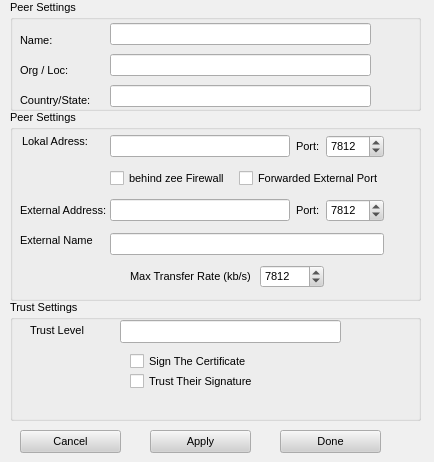
<ui version="4.0" >
 <class>ConfCertDialog</class>
 <widget class="QWidget" name="ConfCertDialog" >
  <property name="geometry" >
   <rect>
    <x>0</x>
    <y>0</y>
    <width>434</width>
    <height>462</height>
   </rect>
  </property>
  <property name="sizePolicy" >
   <sizepolicy>
    <hsizetype>7</hsizetype>
    <vsizetype>7</vsizetype>
    <horstretch>0</horstretch>
    <verstretch>0</verstretch>
   </sizepolicy>
  </property>
  <property name="palette" >
   <palette>
    <active>
     <colorrole role="WindowText" >
      <brush brushstyle="SolidPattern" >
       <color alpha="255" >
        <red>0</red>
        <green>0</green>
        <blue>0</blue>
       </color>
      </brush>
     </colorrole>
     <colorrole role="Button" >
      <brush brushstyle="SolidPattern" >
       <color alpha="255" >
        <red>208</red>
        <green>208</green>
        <blue>208</blue>
       </color>
      </brush>
     </colorrole>
     <colorrole role="Light" >
      <brush brushstyle="SolidPattern" >
       <color alpha="255" >
        <red>255</red>
        <green>255</green>
        <blue>255</blue>
       </color>
      </brush>
     </colorrole>
     <colorrole role="Midlight" >
      <brush brushstyle="SolidPattern" >
       <color alpha="255" >
        <red>247</red>
        <green>247</green>
        <blue>247</blue>
       </color>
      </brush>
     </colorrole>
     <colorrole role="Dark" >
      <brush brushstyle="SolidPattern" >
       <color alpha="255" >
        <red>104</red>
        <green>104</green>
        <blue>104</blue>
       </color>
      </brush>
     </colorrole>
     <colorrole role="Mid" >
      <brush brushstyle="SolidPattern" >
       <color alpha="255" >
        <red>139</red>
        <green>139</green>
        <blue>139</blue>
       </color>
      </brush>
     </colorrole>
     <colorrole role="Text" >
      <brush brushstyle="SolidPattern" >
       <color alpha="255" >
        <red>0</red>
        <green>0</green>
        <blue>0</blue>
       </color>
      </brush>
     </colorrole>
     <colorrole role="BrightText" >
      <brush brushstyle="SolidPattern" >
       <color alpha="255" >
        <red>255</red>
        <green>255</green>
        <blue>255</blue>
       </color>
      </brush>
     </colorrole>
     <colorrole role="ButtonText" >
      <brush brushstyle="SolidPattern" >
       <color alpha="255" >
        <red>0</red>
        <green>0</green>
        <blue>0</blue>
       </color>
      </brush>
     </colorrole>
     <colorrole role="Base" >
      <brush brushstyle="SolidPattern" >
       <color alpha="255" >
        <red>255</red>
        <green>255</green>
        <blue>255</blue>
       </color>
      </brush>
     </colorrole>
     <colorrole role="Window" >
      <brush brushstyle="SolidPattern" >
       <color alpha="255" >
        <red>240</red>
        <green>240</green>
        <blue>240</blue>
       </color>
      </brush>
     </colorrole>
     <colorrole role="Shadow" >
      <brush brushstyle="SolidPattern" >
       <color alpha="255" >
        <red>0</red>
        <green>0</green>
        <blue>0</blue>
       </color>
      </brush>
     </colorrole>
     <colorrole role="Highlight" >
      <brush brushstyle="SolidPattern" >
       <color alpha="255" >
        <red>0</red>
        <green>0</green>
        <blue>128</blue>
       </color>
      </brush>
     </colorrole>
     <colorrole role="HighlightedText" >
      <brush brushstyle="SolidPattern" >
       <color alpha="255" >
        <red>255</red>
        <green>255</green>
        <blue>255</blue>
       </color>
      </brush>
     </colorrole>
     <colorrole role="Link" >
      <brush brushstyle="SolidPattern" >
       <color alpha="255" >
        <red>0</red>
        <green>0</green>
        <blue>255</blue>
       </color>
      </brush>
     </colorrole>
     <colorrole role="LinkVisited" >
      <brush brushstyle="SolidPattern" >
       <color alpha="255" >
        <red>255</red>
        <green>0</green>
        <blue>255</blue>
       </color>
      </brush>
     </colorrole>
     <colorrole role="AlternateBase" >
      <brush brushstyle="SolidPattern" >
       <color alpha="255" >
        <red>231</red>
        <green>231</green>
        <blue>231</blue>
       </color>
      </brush>
     </colorrole>
    </active>
    <inactive>
     <colorrole role="WindowText" >
      <brush brushstyle="SolidPattern" >
       <color alpha="255" >
        <red>0</red>
        <green>0</green>
        <blue>0</blue>
       </color>
      </brush>
     </colorrole>
     <colorrole role="Button" >
      <brush brushstyle="SolidPattern" >
       <color alpha="255" >
        <red>208</red>
        <green>208</green>
        <blue>208</blue>
       </color>
      </brush>
     </colorrole>
     <colorrole role="Light" >
      <brush brushstyle="SolidPattern" >
       <color alpha="255" >
        <red>255</red>
        <green>255</green>
        <blue>255</blue>
       </color>
      </brush>
     </colorrole>
     <colorrole role="Midlight" >
      <brush brushstyle="SolidPattern" >
       <color alpha="255" >
        <red>247</red>
        <green>247</green>
        <blue>247</blue>
       </color>
      </brush>
     </colorrole>
     <colorrole role="Dark" >
      <brush brushstyle="SolidPattern" >
       <color alpha="255" >
        <red>104</red>
        <green>104</green>
        <blue>104</blue>
       </color>
      </brush>
     </colorrole>
     <colorrole role="Mid" >
      <brush brushstyle="SolidPattern" >
       <color alpha="255" >
        <red>139</red>
        <green>139</green>
        <blue>139</blue>
       </color>
      </brush>
     </colorrole>
     <colorrole role="Text" >
      <brush brushstyle="SolidPattern" >
       <color alpha="255" >
        <red>0</red>
        <green>0</green>
        <blue>0</blue>
       </color>
      </brush>
     </colorrole>
     <colorrole role="BrightText" >
      <brush brushstyle="SolidPattern" >
       <color alpha="255" >
        <red>255</red>
        <green>255</green>
        <blue>255</blue>
       </color>
      </brush>
     </colorrole>
     <colorrole role="ButtonText" >
      <brush brushstyle="SolidPattern" >
       <color alpha="255" >
        <red>0</red>
        <green>0</green>
        <blue>0</blue>
       </color>
      </brush>
     </colorrole>
     <colorrole role="Base" >
      <brush brushstyle="SolidPattern" >
       <color alpha="255" >
        <red>255</red>
        <green>255</green>
        <blue>255</blue>
       </color>
      </brush>
     </colorrole>
     <colorrole role="Window" >
      <brush brushstyle="SolidPattern" >
       <color alpha="255" >
        <red>240</red>
        <green>240</green>
        <blue>240</blue>
       </color>
      </brush>
     </colorrole>
     <colorrole role="Shadow" >
      <brush brushstyle="SolidPattern" >
       <color alpha="255" >
        <red>0</red>
        <green>0</green>
        <blue>0</blue>
       </color>
      </brush>
     </colorrole>
     <colorrole role="Highlight" >
      <brush brushstyle="SolidPattern" >
       <color alpha="255" >
        <red>192</red>
        <green>192</green>
        <blue>192</blue>
       </color>
      </brush>
     </colorrole>
     <colorrole role="HighlightedText" >
      <brush brushstyle="SolidPattern" >
       <color alpha="255" >
        <red>0</red>
        <green>0</green>
        <blue>0</blue>
       </color>
      </brush>
     </colorrole>
     <colorrole role="Link" >
      <brush brushstyle="SolidPattern" >
       <color alpha="255" >
        <red>0</red>
        <green>0</green>
        <blue>255</blue>
       </color>
      </brush>
     </colorrole>
     <colorrole role="LinkVisited" >
      <brush brushstyle="SolidPattern" >
       <color alpha="255" >
        <red>255</red>
        <green>0</green>
        <blue>255</blue>
       </color>
      </brush>
     </colorrole>
     <colorrole role="AlternateBase" >
      <brush brushstyle="SolidPattern" >
       <color alpha="255" >
        <red>231</red>
        <green>231</green>
        <blue>231</blue>
       </color>
      </brush>
     </colorrole>
    </inactive>
    <disabled>
     <colorrole role="WindowText" >
      <brush brushstyle="SolidPattern" >
       <color alpha="255" >
        <red>104</red>
        <green>104</green>
        <blue>104</blue>
       </color>
      </brush>
     </colorrole>
     <colorrole role="Button" >
      <brush brushstyle="SolidPattern" >
       <color alpha="255" >
        <red>208</red>
        <green>208</green>
        <blue>208</blue>
       </color>
      </brush>
     </colorrole>
     <colorrole role="Light" >
      <brush brushstyle="SolidPattern" >
       <color alpha="255" >
        <red>255</red>
        <green>255</green>
        <blue>255</blue>
       </color>
      </brush>
     </colorrole>
     <colorrole role="Midlight" >
      <brush brushstyle="SolidPattern" >
       <color alpha="255" >
        <red>247</red>
        <green>247</green>
        <blue>247</blue>
       </color>
      </brush>
     </colorrole>
     <colorrole role="Dark" >
      <brush brushstyle="SolidPattern" >
       <color alpha="255" >
        <red>104</red>
        <green>104</green>
        <blue>104</blue>
       </color>
      </brush>
     </colorrole>
     <colorrole role="Mid" >
      <brush brushstyle="SolidPattern" >
       <color alpha="255" >
        <red>139</red>
        <green>139</green>
        <blue>139</blue>
       </color>
      </brush>
     </colorrole>
     <colorrole role="Text" >
      <brush brushstyle="SolidPattern" >
       <color alpha="255" >
        <red>104</red>
        <green>104</green>
        <blue>104</blue>
       </color>
      </brush>
     </colorrole>
     <colorrole role="BrightText" >
      <brush brushstyle="SolidPattern" >
       <color alpha="255" >
        <red>255</red>
        <green>255</green>
        <blue>255</blue>
       </color>
      </brush>
     </colorrole>
     <colorrole role="ButtonText" >
      <brush brushstyle="SolidPattern" >
       <color alpha="255" >
        <red>104</red>
        <green>104</green>
        <blue>104</blue>
       </color>
      </brush>
     </colorrole>
     <colorrole role="Base" >
      <brush brushstyle="SolidPattern" >
       <color alpha="255" >
        <red>240</red>
        <green>240</green>
        <blue>240</blue>
       </color>
      </brush>
     </colorrole>
     <colorrole role="Window" >
      <brush brushstyle="SolidPattern" >
       <color alpha="255" >
        <red>240</red>
        <green>240</green>
        <blue>240</blue>
       </color>
      </brush>
     </colorrole>
     <colorrole role="Shadow" >
      <brush brushstyle="SolidPattern" >
       <color alpha="255" >
        <red>0</red>
        <green>0</green>
        <blue>0</blue>
       </color>
      </brush>
     </colorrole>
     <colorrole role="Highlight" >
      <brush brushstyle="SolidPattern" >
       <color alpha="255" >
        <red>0</red>
        <green>0</green>
        <blue>128</blue>
       </color>
      </brush>
     </colorrole>
     <colorrole role="HighlightedText" >
      <brush brushstyle="SolidPattern" >
       <color alpha="255" >
        <red>255</red>
        <green>255</green>
        <blue>255</blue>
       </color>
      </brush>
     </colorrole>
     <colorrole role="Link" >
      <brush brushstyle="SolidPattern" >
       <color alpha="255" >
        <red>0</red>
        <green>0</green>
        <blue>255</blue>
       </color>
      </brush>
     </colorrole>
     <colorrole role="LinkVisited" >
      <brush brushstyle="SolidPattern" >
       <color alpha="255" >
        <red>255</red>
        <green>0</green>
        <blue>255</blue>
       </color>
      </brush>
     </colorrole>
     <colorrole role="AlternateBase" >
      <brush brushstyle="SolidPattern" >
       <color alpha="255" >
        <red>231</red>
        <green>231</green>
        <blue>231</blue>
       </color>
      </brush>
     </colorrole>
    </disabled>
   </palette>
  </property>
  <property name="font" >
   <font>
    <family>Arial</family>
    <pointsize>8</pointsize>
    <weight>50</weight>
    <italic>false</italic>
    <bold>false</bold>
    <underline>false</underline>
    <strikeout>false</strikeout>
   </font>
  </property>
  <property name="contextMenuPolicy" >
   <enum>Qt::NoContextMenu</enum>
  </property>
  <property name="windowIcon" >
   <iconset resource="../images.qrc" >:/images/RShare16.png</iconset>
  </property>
  <widget class="QPushButton" name="cancelButton" >
   <property name="geometry" >
    <rect>
     <x>20</x>
     <y>430</y>
     <width>101</width>
     <height>23</height>
    </rect>
   </property>
   <property name="text" >
    <string>Cancel</string>
   </property>
  </widget>
  <widget class="QPushButton" name="doneButton" >
   <property name="geometry" >
    <rect>
     <x>280</x>
     <y>430</y>
     <width>101</width>
     <height>23</height>
    </rect>
   </property>
   <property name="text" >
    <string>Done</string>
   </property>
  </widget>
  <widget class="QPushButton" name="applyButton" >
   <property name="geometry" >
    <rect>
     <x>150</x>
     <y>430</y>
     <width>101</width>
     <height>23</height>
    </rect>
   </property>
   <property name="text" >
    <string>Apply</string>
   </property>
  </widget>
  <widget class="QGroupBox" name="groupBox" >
   <property name="geometry" >
    <rect>
     <x>10</x>
     <y>110</y>
     <width>411</width>
     <height>191</height>
    </rect>
   </property>
   <property name="title" >
    <string>Peer Settings</string>
   </property>
   <widget class="QWidget" name="layoutWidget" >
    <property name="geometry" >
     <rect>
      <x>100</x>
      <y>20</y>
      <width>274</width>
      <height>130</height>
     </rect>
    </property>
    <layout class="QVBoxLayout" >
     <property name="margin" >
      <number>0</number>
     </property>
     <property name="spacing" >
      <number>6</number>
     </property>
     <item>
      <layout class="QGridLayout" >
       <property name="margin" >
        <number>0</number>
       </property>
       <property name="spacing" >
        <number>6</number>
       </property>
       <item row="0" column="2" >
        <widget class="QSpinBox" name="localPort" >
         <property name="maximum" >
          <number>65535</number>
         </property>
         <property name="minimum" >
          <number>0</number>
         </property>
         <property name="value" >
          <number>7812</number>
         </property>
        </widget>
       </item>
       <item row="0" column="1" >
        <widget class="QLabel" name="label_5" >
         <property name="text" >
          <string>Port:</string>
         </property>
        </widget>
       </item>
       <item row="0" column="0" >
        <widget class="QLineEdit" name="localAddress" />
       </item>
      </layout>
     </item>
     <item>
      <layout class="QHBoxLayout" >
       <property name="margin" >
        <number>0</number>
       </property>
       <property name="spacing" >
        <number>6</number>
       </property>
       <item>
        <widget class="QCheckBox" name="chkFirewall" >
         <property name="text" >
          <string>behind zee Firewall</string>
         </property>
        </widget>
       </item>
       <item>
        <widget class="QCheckBox" name="chkForwarded" >
         <property name="text" >
          <string>Forwarded External Port</string>
         </property>
        </widget>
       </item>
      </layout>
     </item>
     <item>
      <layout class="QGridLayout" >
       <property name="margin" >
        <number>0</number>
       </property>
       <property name="spacing" >
        <number>6</number>
       </property>
       <item row="0" column="0" >
        <widget class="QLineEdit" name="extAddress" />
       </item>
       <item row="0" column="2" >
        <widget class="QSpinBox" name="extPort" >
         <property name="maximum" >
          <number>65535</number>
         </property>
         <property name="minimum" >
          <number>0</number>
         </property>
         <property name="value" >
          <number>7812</number>
         </property>
        </widget>
       </item>
       <item row="0" column="1" >
        <widget class="QLabel" name="label_4" >
         <property name="text" >
          <string>&lt;html>&lt;head>&lt;meta name="qrichtext" content="1" />&lt;style type="text/css">
p, li { white-space: pre-wrap; }
&lt;/style>&lt;/head>&lt;body style=" font-family:'Arial'; font-size:8pt; font-weight:400; font-style:normal; text-decoration:none;">
&lt;p style=" margin-top:0px; margin-bottom:0px; margin-left:0px; margin-right:0px; -qt-block-indent:0; text-indent:0px;">Port:&lt;/p>&lt;/body>&lt;/html></string>
         </property>
        </widget>
       </item>
      </layout>
     </item>
     <item>
      <widget class="QLineEdit" name="extName" />
     </item>
    </layout>
   </widget>
   <widget class="QLabel" name="label_2" >
    <property name="geometry" >
     <rect>
      <x>10</x>
      <y>90</y>
      <width>91</width>
      <height>21</height>
     </rect>
    </property>
    <property name="text" >
     <string>&lt;html>&lt;head>&lt;meta name="qrichtext" content="1" />&lt;style type="text/css">
p, li { white-space: pre-wrap; }
&lt;/style>&lt;/head>&lt;body style=" font-family:'Arial'; font-size:8pt; font-weight:400; font-style:normal; text-decoration:none;">
&lt;p style=" margin-top:0px; margin-bottom:0px; margin-left:0px; margin-right:0px; -qt-block-indent:0; text-indent:0px;">External Address:&lt;/p>&lt;/body>&lt;/html></string>
    </property>
   </widget>
   <widget class="QLabel" name="label_3" >
    <property name="geometry" >
     <rect>
      <x>10</x>
      <y>120</y>
      <width>80</width>
      <height>21</height>
     </rect>
    </property>
    <property name="text" >
     <string>&lt;html>&lt;head>&lt;meta name="qrichtext" content="1" />&lt;style type="text/css">
p, li { white-space: pre-wrap; }
&lt;/style>&lt;/head>&lt;body style=" font-family:'Arial'; font-size:8pt; font-weight:400; font-style:normal; text-decoration:none;">
&lt;p style=" margin-top:0px; margin-bottom:0px; margin-left:0px; margin-right:0px; -qt-block-indent:0; text-indent:0px;">External Name&lt;/p>&lt;/body>&lt;/html></string>
    </property>
   </widget>
   <widget class="QLabel" name="label" >
    <property name="geometry" >
     <rect>
      <x>12</x>
      <y>21</y>
      <width>66</width>
      <height>21</height>
     </rect>
    </property>
    <property name="text" >
     <string>&lt;html>&lt;head>&lt;meta name="qrichtext" content="1" />&lt;style type="text/css">
p, li { white-space: pre-wrap; }
&lt;/style>&lt;/head>&lt;body style=" font-family:'Arial'; font-size:8pt; font-weight:400; font-style:normal; text-decoration:none;">
&lt;p style=" margin-top:0px; margin-bottom:0px; margin-left:0px; margin-right:0px; -qt-block-indent:0; text-indent:0px;">Lokal Adress:&lt;/p>&lt;/body>&lt;/html></string>
    </property>
   </widget>
   <widget class="QWidget" name="layoutWidget_3" >
    <property name="geometry" >
     <rect>
      <x>120</x>
      <y>150</y>
      <width>194</width>
      <height>33</height>
     </rect>
    </property>
    <layout class="QHBoxLayout" >
     <property name="margin" >
      <number>0</number>
     </property>
     <property name="spacing" >
      <number>6</number>
     </property>
     <item>
      <widget class="QLabel" name="label_14" >
       <property name="text" >
        <string>&lt;html>&lt;head>&lt;meta name="qrichtext" content="1" />&lt;style type="text/css">
p, li { white-space: pre-wrap; }
&lt;/style>&lt;/head>&lt;body style=" font-family:'Arial'; font-size:8pt; font-weight:400; font-style:normal; text-decoration:none;">
&lt;p style=" margin-top:0px; margin-bottom:0px; margin-left:0px; margin-right:0px; -qt-block-indent:0; text-indent:0px;">Max Transfer Rate (kb/s) &lt;/p>&lt;/body>&lt;/html></string>
       </property>
      </widget>
     </item>
     <item>
      <widget class="QSpinBox" name="indivRate" >
       <property name="maximum" >
        <number>65535</number>
       </property>
       <property name="minimum" >
        <number>1</number>
       </property>
       <property name="value" >
        <number>7812</number>
       </property>
      </widget>
     </item>
    </layout>
   </widget>
  </widget>
  <widget class="QGroupBox" name="groupBox_2" >
   <property name="geometry" >
    <rect>
     <x>10</x>
     <y>0</y>
     <width>411</width>
     <height>111</height>
    </rect>
   </property>
   <property name="title" >
    <string>Peer Settings</string>
   </property>
   <widget class="QLabel" name="label_11" >
    <property name="geometry" >
     <rect>
      <x>10</x>
      <y>60</y>
      <width>66</width>
      <height>21</height>
     </rect>
    </property>
    <property name="text" >
     <string>&lt;html>&lt;head>&lt;meta name="qrichtext" content="1" />&lt;style type="text/css">
p, li { white-space: pre-wrap; }
&lt;/style>&lt;/head>&lt;body style=" font-family:'Arial'; font-size:8pt; font-weight:400; font-style:normal; text-decoration:none;">
&lt;p style=" margin-top:0px; margin-bottom:0px; margin-left:0px; margin-right:0px; -qt-block-indent:0; text-indent:0px;">Org / Loc:&lt;/p>&lt;/body>&lt;/html></string>
    </property>
   </widget>
   <widget class="QWidget" name="layoutWidget_2" >
    <property name="geometry" >
     <rect>
      <x>100</x>
      <y>20</y>
      <width>261</width>
      <height>91</height>
     </rect>
    </property>
    <layout class="QVBoxLayout" >
     <property name="margin" >
      <number>0</number>
     </property>
     <property name="spacing" >
      <number>6</number>
     </property>
     <item>
      <widget class="QLineEdit" name="name" >
       <property name="readOnly" >
        <bool>true</bool>
       </property>
      </widget>
     </item>
     <item>
      <widget class="QLineEdit" name="orgloc" >
       <property name="readOnly" >
        <bool>true</bool>
       </property>
      </widget>
     </item>
     <item>
      <widget class="QLineEdit" name="country" >
       <property name="readOnly" >
        <bool>true</bool>
       </property>
      </widget>
     </item>
    </layout>
   </widget>
   <widget class="QLabel" name="label_10" >
    <property name="geometry" >
     <rect>
      <x>10</x>
      <y>30</y>
      <width>66</width>
      <height>21</height>
     </rect>
    </property>
    <property name="text" >
     <string>&lt;html>&lt;head>&lt;meta name="qrichtext" content="1" />&lt;style type="text/css">
p, li { white-space: pre-wrap; }
&lt;/style>&lt;/head>&lt;body style=" font-family:'Arial'; font-size:8pt; font-weight:400; font-style:normal; text-decoration:none;">
&lt;p style=" margin-top:0px; margin-bottom:0px; margin-left:0px; margin-right:0px; -qt-block-indent:0; text-indent:0px;">Name:&lt;/p>&lt;/body>&lt;/html></string>
    </property>
   </widget>
   <widget class="QLabel" name="label_8" >
    <property name="geometry" >
     <rect>
      <x>10</x>
      <y>90</y>
      <width>91</width>
      <height>21</height>
     </rect>
    </property>
    <property name="text" >
     <string>&lt;html>&lt;head>&lt;meta name="qrichtext" content="1" />&lt;style type="text/css">
p, li { white-space: pre-wrap; }
&lt;/style>&lt;/head>&lt;body style=" font-family:'Arial'; font-size:8pt; font-weight:400; font-style:normal; text-decoration:none;">
&lt;p style=" margin-top:0px; margin-bottom:0px; margin-left:0px; margin-right:0px; -qt-block-indent:0; text-indent:0px;">Country/State:&lt;/p>&lt;/body>&lt;/html></string>
    </property>
   </widget>
  </widget>
  <widget class="QGroupBox" name="groupBox_3" >
   <property name="geometry" >
    <rect>
     <x>10</x>
     <y>300</y>
     <width>411</width>
     <height>121</height>
    </rect>
   </property>
   <property name="title" >
    <string>Trust Settings</string>
   </property>
   <widget class="QLabel" name="label_9" >
    <property name="geometry" >
     <rect>
      <x>20</x>
      <y>20</y>
      <width>81</width>
      <height>21</height>
     </rect>
    </property>
    <property name="text" >
     <string>Trust Level</string>
    </property>
   </widget>
   <widget class="QCheckBox" name="trustBox" >
    <property name="geometry" >
     <rect>
      <x>120</x>
      <y>70</y>
      <width>271</width>
      <height>23</height>
     </rect>
    </property>
    <property name="text" >
     <string>Trust Their Signature</string>
    </property>
   </widget>
   <widget class="QCheckBox" name="signBox" >
    <property name="geometry" >
     <rect>
      <x>120</x>
      <y>50</y>
      <width>271</width>
      <height>23</height>
     </rect>
    </property>
    <property name="text" >
     <string>Sign The Certificate</string>
    </property>
   </widget>
   <widget class="QLineEdit" name="trustLvl" >
    <property name="geometry" >
     <rect>
      <x>110</x>
      <y>20</y>
      <width>221</width>
      <height>23</height>
     </rect>
    </property>
    <property name="readOnly" >
     <bool>true</bool>
    </property>
   </widget>
  </widget>
 </widget>
 <resources>
  <include location="../images.qrc" />
 </resources>
 <connections/>
</ui>
